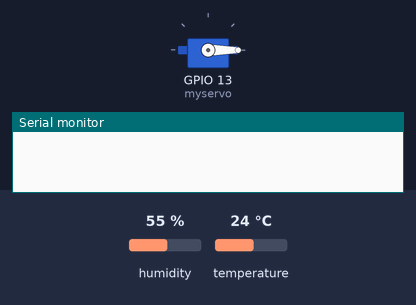
This program was run on a simulated ESP32. Parts: servo, the last lines printed to the serial monitor. The test bench sets the inputs (shaded band); at power-on: humidity 55 %, temperature 24 °C. WiFi joins after 1.5 s; servers stay silent unless stated; no MQTT or app messages arrive unless stated.

Above: at 0.05 s.
At 1.35 s:
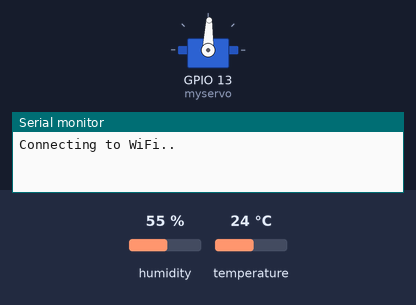
At 2.65 s:
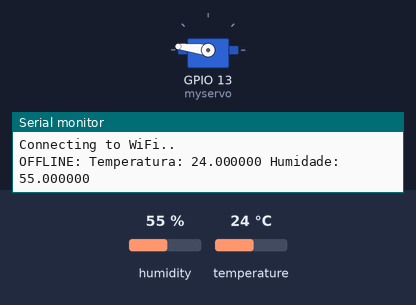
At 5.3 s:
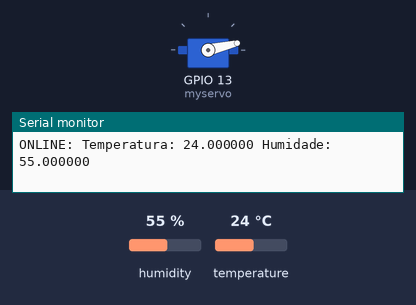
Timing chart, 0 to 7.1 s (numbered marks = the images above):
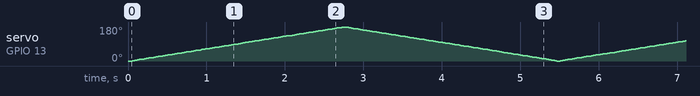

The program:

main.cpp
```cpp
#include <Arduino.h>
/* Bibliotecas FreeRTOS */
#include "freertos/FreeRTOS.h"
#include "freertos/task.h"
#include "freertos/queue.h"
/* Biblioteca Wifi */
#include <WiFi.h>
/* Biblioteca MQTT exemplos em : https://platformio.org/lib/show/89/PubSubClient/examples */
#include <PubSubClient.h>
/* Biblioteca Sensor */
#include <Adafruit_Sensor.h>
#include <DHT.h>
/* Biblioteca Servo exemplos em : https://platformio.org/lib/show/4744/ESP32Servo/examples */
#include <ESP32Servo.h>

/* Definição de Handlers de Fila para publicar leituras */
QueueHandle_t xQueue;

//Estrutura para guardar valores do sensor
struct MySensor
{
  float temperature;
  float humidity;
};
void vTaskServo(void *pvParameters)
{
  Servo myservo; // create servo object to control a servo
  // twelve servo objects can be created on most boards
  int pos = 0;        // variable to store the servo position
  myservo.attach(13); // attaches the servo on pin 9 to the servo object
  while (1)
  {
    for (pos = 0; pos <= 180; pos += 1)
    { // goes from 0 degrees to 180 degrees
      // in steps of 1 degree
      myservo.write(pos);            // tell servo to go to position in variable 'pos'
      vTaskDelay(pdMS_TO_TICKS(15)); // waits 15ms for the servo to reach the position
    }
    for (pos = 180; pos >= 0; pos -= 1)
    {                                // goes from 180 degrees to 0 degrees
      myservo.write(pos);            // tell servo to go to position in variable 'pos'
      vTaskDelay(pdMS_TO_TICKS(15)); // waits 15ms for the servo to reach the position
    }
  }
}
void vTaskPublish(void *pvParameters)
{
  Serial.begin(9600);
  // Configuração da tua Rede Wi-Fi
  const char *ssid = "IOTBH";
  const char *password = "IOT2017@";
  // Ligar ao Wi-Fi
  WiFi.begin(ssid, password);
  while (WiFi.status() != WL_CONNECTED)
  {
    vTaskDelay(pdMS_TO_TICKS(1000));
    Serial.println("Connecting to WiFi..");
  }
  WiFiClient espClient;                         //Acesso a Interface WiFi
  PubSubClient mqttClient(espClient);           //Criação do cliente MQTT
  mqttClient.setServer("broker.emqx.io", 1883); // COnfiguração do Servidor
  MySensor sensor;
  while (1)
  {
    if (xQueueReceive(xQueue, &sensor, portMAX_DELAY) == pdTRUE) //API REF: https://www.freertos.org/a00118.html
    {
      if (!mqttClient.connected())
      {
        mqttClient.connect(String(WiFi.macAddress()).c_str());
        Serial.printf("OFFLINE: Temperatura: %f Humidade: %f \n", sensor.temperature, sensor.humidity);
      }
      else
      {
        Serial.printf("ONLINE: Temperatura: %f Humidade: %f \n", sensor.temperature, sensor.humidity);
        mqttClient.publish("sensor/bruno_horta/temperature", String(sensor.temperature).c_str());
        mqttClient.publish("sensor/bruno_horta/humidity", String(sensor.humidity).c_str());
      }
    }
    vTaskDelay(pdMS_TO_TICKS(1)); //Prevenir Starvation
  }
}
void vTaskSensor(void *pvParameters)
{ // Sensor DHT
  DHT dht(5, DHT11);
  //Iniciar o sensor de temperatura
  dht.begin();
  MySensor sensor;
  while (1)
  {
    sensor.temperature = dht.readTemperature();
    sensor.humidity = dht.readHumidity();
    vTaskDelay(pdMS_TO_TICKS(2000));
    if (!isnan(sensor.temperature) && !isnan(sensor.humidity))
    {
      xQueueSend(xQueue, &sensor, portMAX_DELAY); //API REF: https://www.freertos.org/a00117.html
    }
  }
}
void setup()
{
  // Inicialização da Fila
  xQueue = xQueueCreate(5, sizeof(MySensor)); //API REF: https://www.freertos.org/a00116.html
  /**
   * ESP32 tem 2 Nucleos
   * 0 -> PRO_CPU_NUM
   * 1 -> APP_CPU_NUM
   **/
  xTaskCreatePinnedToCore(vTaskPublish, "TASK_PUBLISH", configMINIMAL_STACK_SIZE + 2024, NULL, 1, NULL, PRO_CPU_NUM);
  xTaskCreatePinnedToCore(vTaskSensor, "TASK_SENSOR", configMINIMAL_STACK_SIZE + 1024, NULL, 3, NULL, APP_CPU_NUM);
  xTaskCreatePinnedToCore(vTaskServo, "TASK_SERVO", configMINIMAL_STACK_SIZE + 1024, NULL, 2, NULL, APP_CPU_NUM);
}

void loop()
{
  //remover a task loop da aplicação para libertar tempo de CPU
  vTaskDelete(NULL);
}
```
